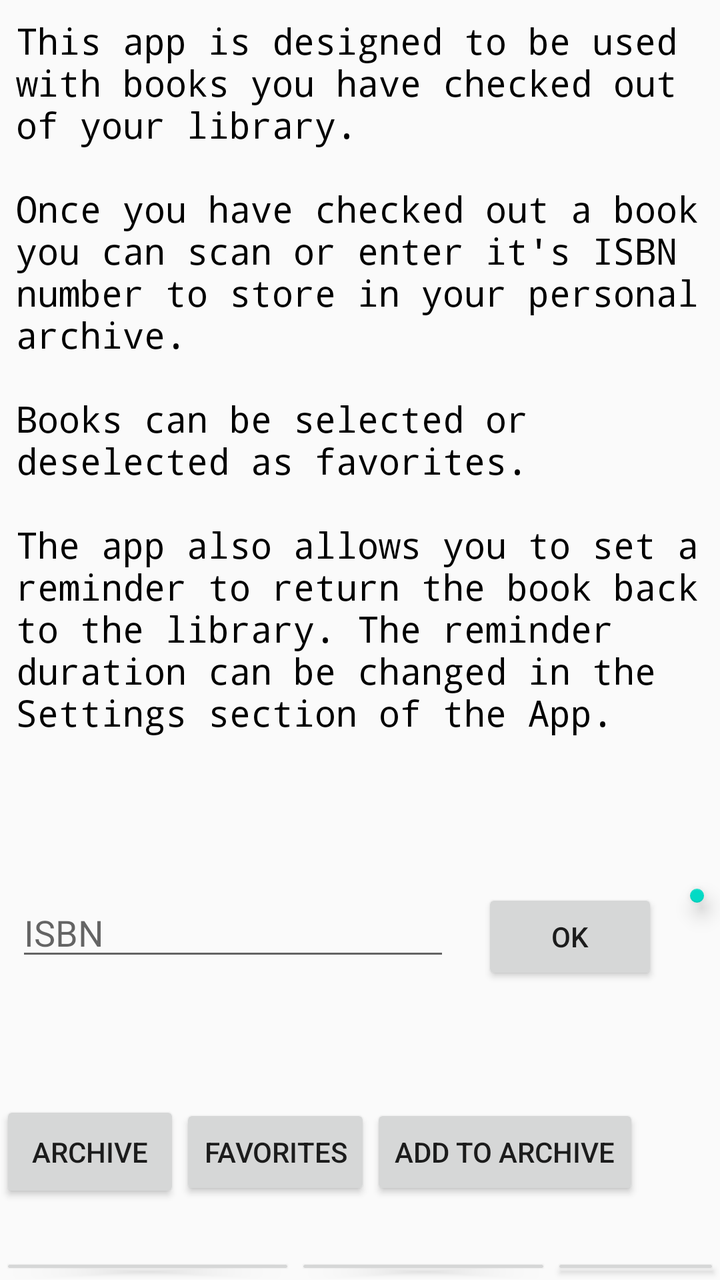
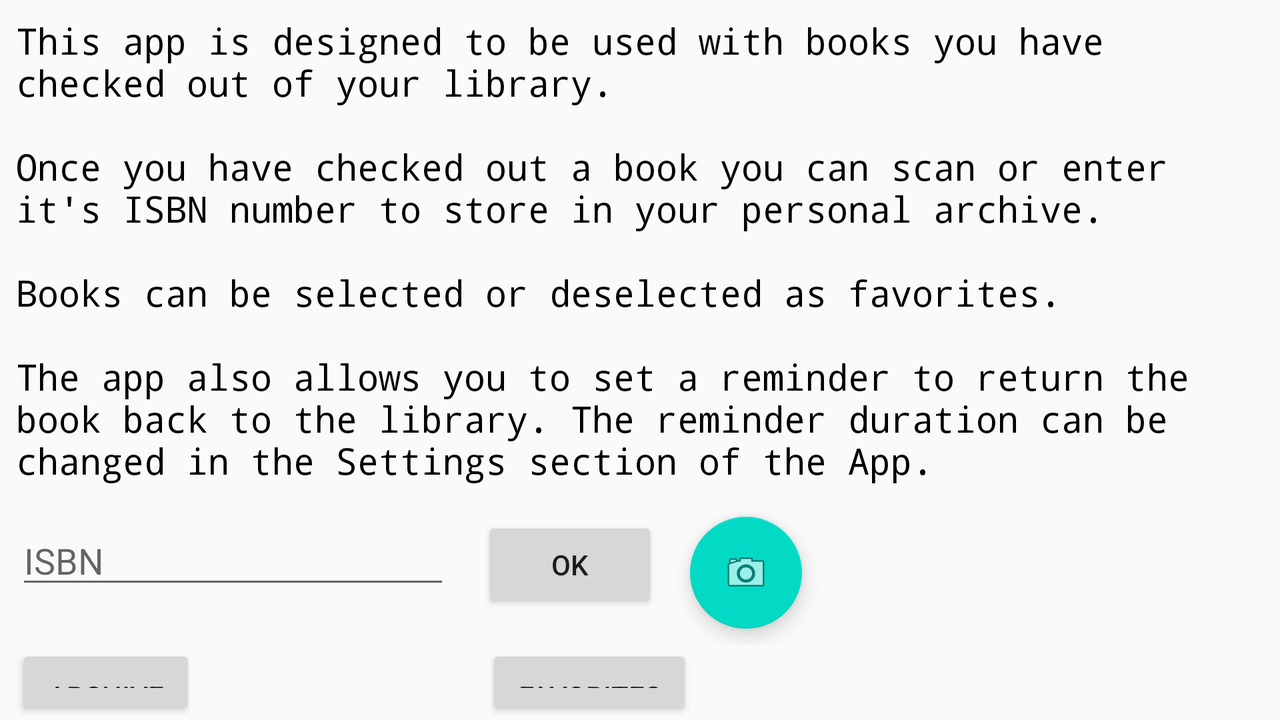

Two renders of one Android screen. The first uses the default layout on a phone; the second uses the alternative layout the repository ships for a different screen configuration, on a matching device. The two XML files are below.
<!-- AndroidManifest.xml: application theme AppTheme -->
<!-- res/layout/activity_main.xml -->
<?xml version="1.0" encoding="utf-8"?>
<LinearLayout xmlns:android="http://schemas.android.com/apk/res/android"
    xmlns:app="http://schemas.android.com/apk/res-auto"
    xmlns:tools="http://schemas.android.com/tools"
    android:layout_width="match_parent"
    android:layout_height="match_parent"
    android:orientation="vertical"
    tools:context="com.example.aniru.publibapp.MainActivity">

    <LinearLayout
        android:layout_width="match_parent"
        android:layout_height="match_parent"
        android:orientation="vertical">

        <TextView
            android:id="@+id/textView"
            style="@style/CodeFont"
            android:layout_width="match_parent"
            android:layout_height="wrap_content"
            android:layout_margin="8dp"
            android:text="@string/mainactivity_startertext" />

        <LinearLayout
            android:layout_width="match_parent"
            android:layout_height="wrap_content"
            android:layout_marginTop="60dp"
            android:orientation="horizontal">

            <EditText
                android:id="@+id/et_isbn"
                android:focusedByDefault="false"
                android:layout_width="217dp"
                android:layout_height="41dp"
                android:layout_margin="8dp"
                android:hint="ISBN"
                android:inputType="numberDecimal"
                android:maxLength="13" />

            <Button
                android:id="@+id/btn_OK"
                android:layout_width="88dp"
                android:layout_height="48dp"
                android:layout_margin="8dp"
                android:onClick="OnOk"
                android:text="@string/ButtonOK" />

            <android.support.design.widget.FloatingActionButton
                android:layout_width="wrap_content"
                android:layout_height="wrap_content"
                android:layout_margin="8dp"
                android:onClick="OnCamera"
                android:src="@android:drawable/ic_menu_camera" />
        </LinearLayout>

        <LinearLayout
            android:layout_width="match_parent"
            android:layout_height="wrap_content"
            android:layout_marginTop="50dp"
            android:orientation="horizontal">

            <Button
                android:id="@+id/btn_Archive"
                android:layout_width="wrap_content"
                android:layout_height="wrap_content"
                android:layout_marginBottom="25dp"

                android:padding="16dp"
                android:text="@string/Archive"
                android:onClick="OnArchive"
                />

            <Button
                android:id="@+id/btn_Favorites"
                android:layout_width="wrap_content"
                android:layout_height="wrap_content"

                android:onClick="OnFavorites"


                android:text="@string/Favorites" />

            <Button
                android:id="@+id/btn_AddToArchive"
                android:layout_width="wrap_content"
                android:layout_height="wrap_content"

                android:onClick="OnAddTestDataToArchive"


                android:text="@string/AddToArchive" />
        </LinearLayout>

        <LinearLayout
            android:layout_width="match_parent"
            android:layout_height="wrap_content"
            android:orientation="horizontal"
            >
            <Button
                android:id="@+id/btn_AddToFavorotes"
                android:layout_width="wrap_content"
                android:layout_height="wrap_content"

                android:onClick="OnAddTestDataToFavorites"


                android:text="@string/AddToFavorites" />

            <Button
                android:id="@+id/btn_ClearArchive"
                android:layout_width="wrap_content"
                android:layout_height="wrap_content"

                android:onClick="OnClearArchive"

                android:text="@string/ClearArchive" />

            <Button
                android:id="@+id/btn_ClearFavorites"
                android:layout_width="wrap_content"
                android:layout_height="wrap_content"

                android:onClick="OnClearFavorites"

                android:text="@string/ClearFavorites" />

        </LinearLayout>

    </LinearLayout>



</LinearLayout>
<!-- resources referenced by this layout -->
<resources>
  <string name="AddToArchive">Add to Archive</string>
  <string name="AddToFavorites">Add to Favorites</string>
  <string name="Archive">Archive</string>
  <string name="ButtonOK">OK</string>
  <string name="ClearArchive">Clear Archive</string>
  <string name="ClearFavorites">Clear Favorites</string>
  <string name="Favorites">Favorites</string>
  <string name="mainactivity_startertext">This app is designed to be used with books you have checked out of your library.\n\nOnce you have checked out a book you can scan or enter it\'s ISBN number to store in your personal archive.\n\nBooks can be selected or deselected as favorites.\n\nThe app also allows you to set a reminder to return the book back to the library. The reminder duration can be changed in the Settings section of the App.</string>
  <style name="CodeFont" parent="@android:style/TextAppearance.Medium">
          <item name="android:textColor">#000000</item>
          <item name="android:typeface">monospace</item>
      </style>
  <style name="AppTheme" parent="Theme.AppCompat.Light.DarkActionBar">
          
          <item name="colorPrimary">@color/colorPrimary</item>
          <item name="colorPrimaryDark">@color/colorPrimaryDark</item>
          <item name="colorAccent">@color/colorAccent</item>
      </style>
</resources>
<!-- res/layout-land/activity_main.xml (the repository's variant of the layout above) -->
<!-- drawn on the phone turned sideways -->
<?xml version="1.0" encoding="utf-8"?>
<LinearLayout xmlns:android="http://schemas.android.com/apk/res/android"
    xmlns:app="http://schemas.android.com/apk/res-auto"
    xmlns:tools="http://schemas.android.com/tools"
    android:layout_width="match_parent"
    android:layout_height="match_parent"
    android:orientation="vertical"
    tools:context="com.example.aniru.publibapp.MainActivity">

    <LinearLayout
        android:layout_width="match_parent"
        android:layout_height="match_parent"
        android:orientation="vertical">

        <TextView
            android:id="@+id/textView"
            style="@style/CodeFont"
            android:layout_width="match_parent"
            android:layout_height="wrap_content"
            android:layout_margin="8dp"
            android:text="@string/mainactivity_startertext" />

        <LinearLayout
            android:layout_width="match_parent"
            android:layout_height="wrap_content"
            android:orientation="horizontal">

            <EditText
                android:id="@+id/et_isbn"
                android:layout_width="217dp"
                android:layout_height="41dp"
                android:layout_margin="8dp"
                android:hint="ISBN"
                android:inputType="numberDecimal"
                android:maxLength="13" />

            <Button
                android:id="@+id/btn_OK"
                android:layout_width="88dp"
                android:layout_height="48dp"
                android:layout_margin="8dp"
                android:text="@string/ButtonOK" />

            <android.support.design.widget.FloatingActionButton
                android:layout_width="wrap_content"
                android:layout_height="wrap_content"
                android:layout_margin="8dp"
                android:src="@android:drawable/ic_menu_camera" />
        </LinearLayout>

        <LinearLayout
            android:layout_width="match_parent"
            android:layout_height="wrap_content"
            android:orientation="horizontal">

            <Button
                android:id="@+id/btn_Archive"
                android:layout_width="wrap_content"
                android:layout_height="wrap_content"
                android:layout_marginLeft="8dp"
                android:padding="16dp"
                android:text="@string/Archive" />

            <Button
                android:id="@+id/btn_Favorites"
                android:layout_width="wrap_content"
                android:layout_height="wrap_content"
                android:layout_marginLeft="145dp"
                android:padding="16dp"
                android:text="@string/Favorites" />
        </LinearLayout>

    </LinearLayout>



</LinearLayout>
<!-- resources referenced by the variant -->
<!-- as the phone turned sideways resolves them -->
<resources>
  <string name="Archive">Archive</string>
  <string name="ButtonOK">OK</string>
  <string name="Favorites">Favorites</string>
  <string name="mainactivity_startertext">This app is designed to be used with books you have checked out of your library.\n\nOnce you have checked out a book you can scan or enter it\'s ISBN number to store in your personal archive.\n\nBooks can be selected or deselected as favorites.\n\nThe app also allows you to set a reminder to return the book back to the library. The reminder duration can be changed in the Settings section of the App.</string>
  <style name="CodeFont" parent="@android:style/TextAppearance.Medium">
          <item name="android:textColor">#000000</item>
          <item name="android:typeface">monospace</item>
      </style>
  <style name="AppTheme" parent="Theme.AppCompat.Light.DarkActionBar">
          
          <item name="colorPrimary">@color/colorPrimary</item>
          <item name="colorPrimaryDark">@color/colorPrimaryDark</item>
          <item name="colorAccent">@color/colorAccent</item>
      </style>
</resources>
